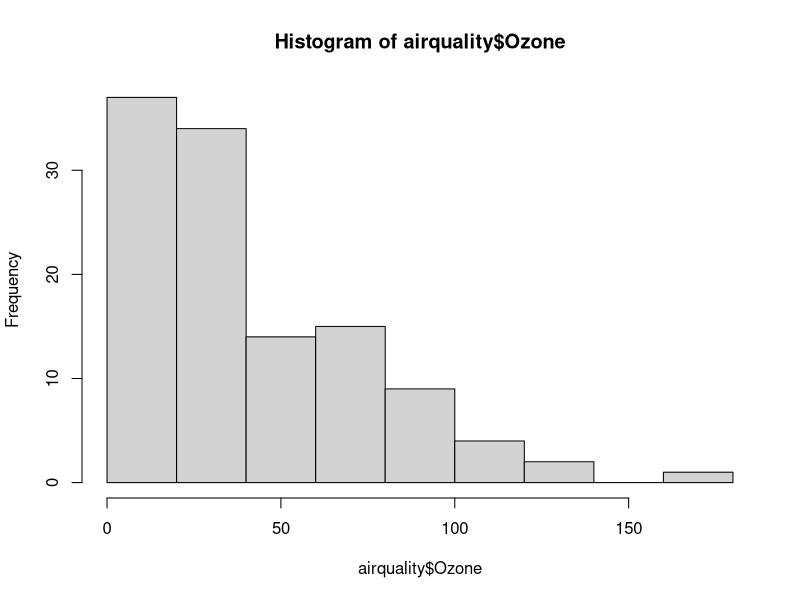
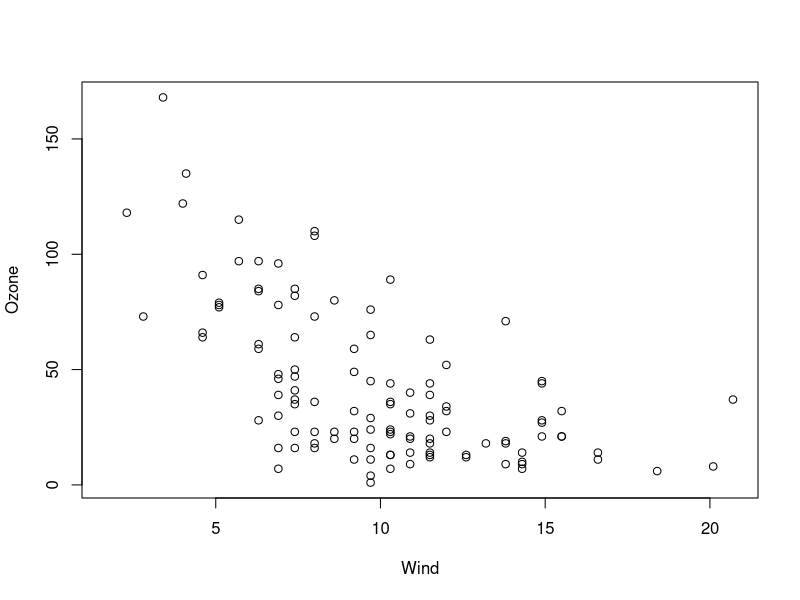
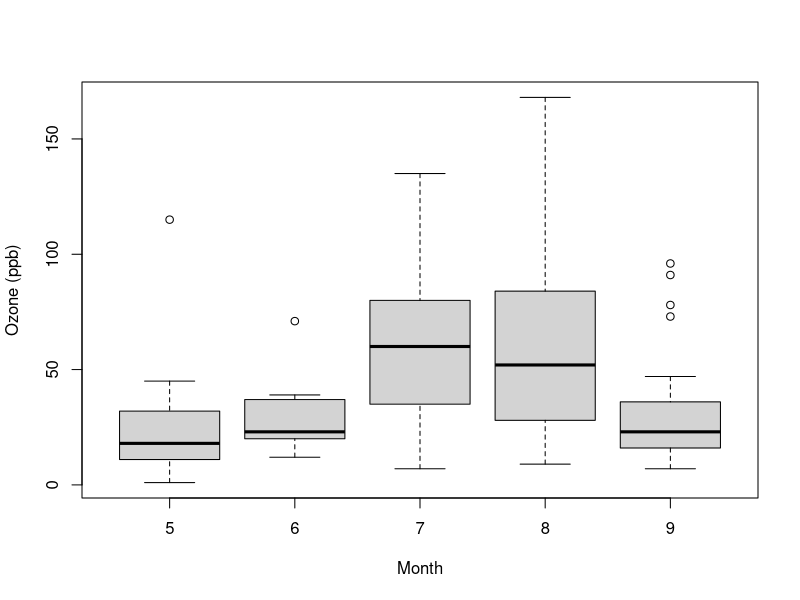
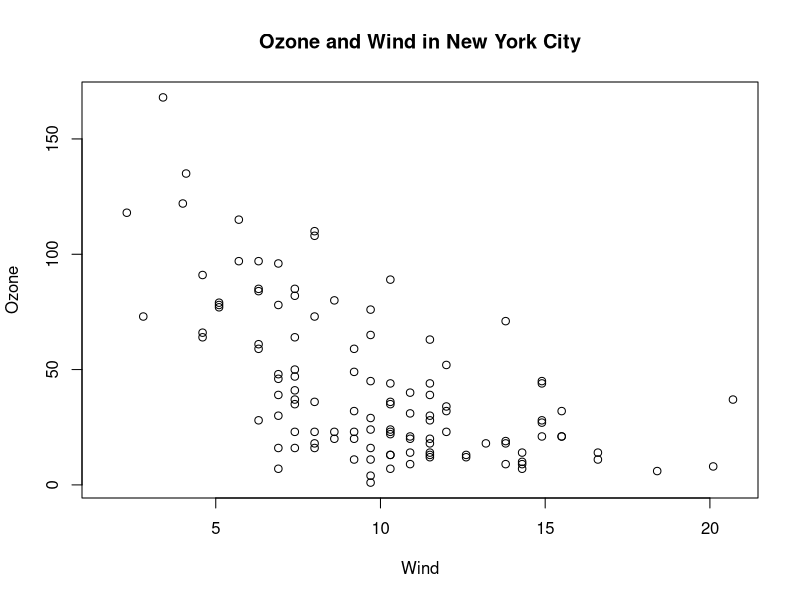
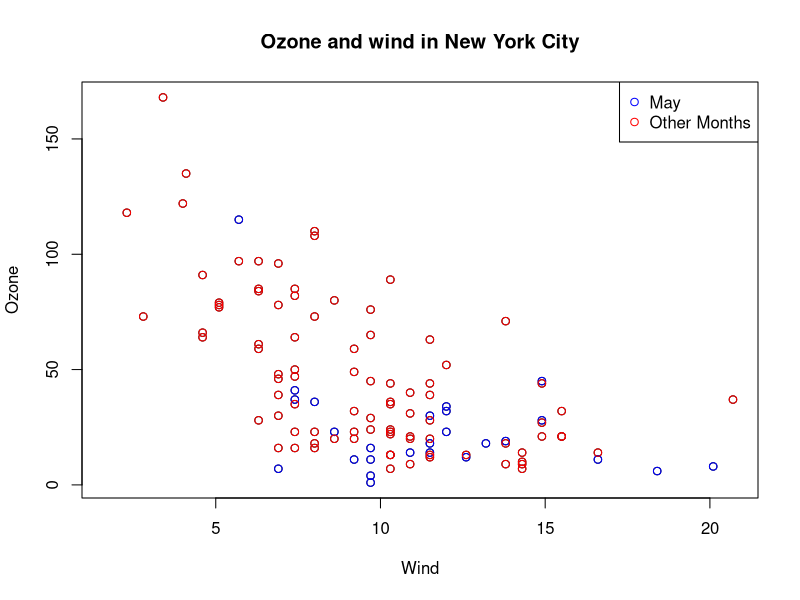
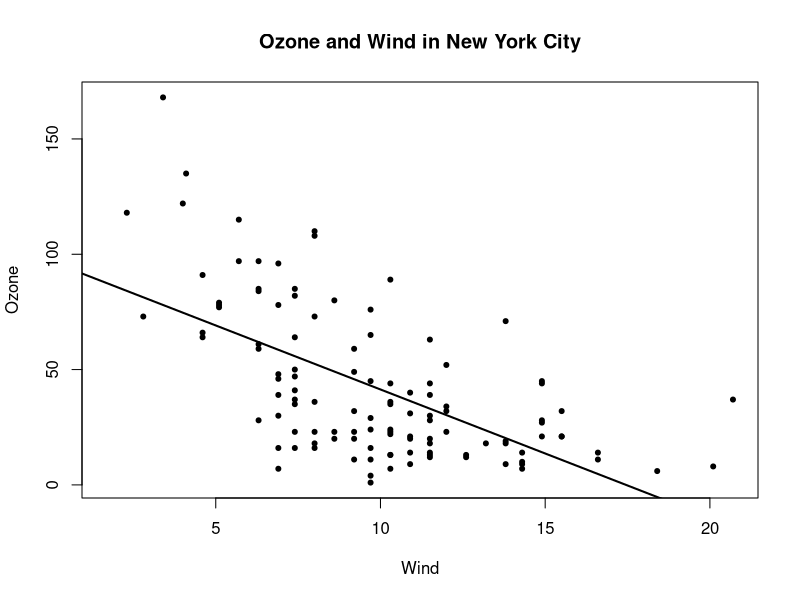
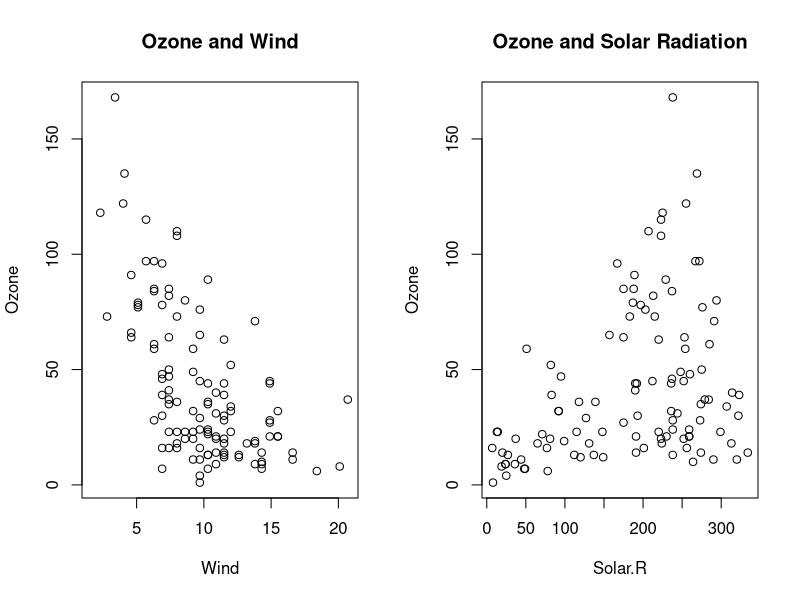
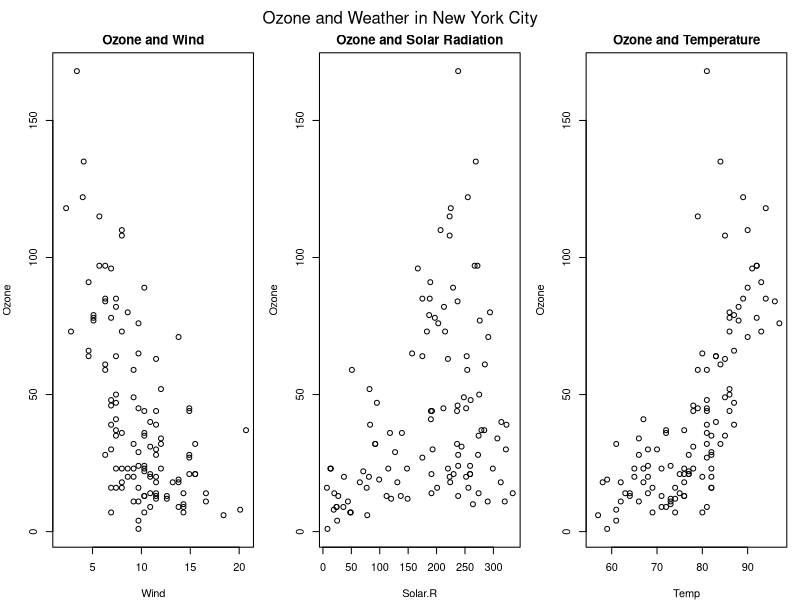

Write the R code that produced these figures, in order.
## ---- chunk 1
library(datasets)
## ---- chunk 2
hist(airquality$Ozone)
## ---- chunk 3
with(airquality, plot(Wind, Ozone))
## ---- chunk 4
airquality <- transform(airquality, Month = factor(Month))
boxplot(Ozone ~ Month, airquality, xlab = "Month", ylab = "Ozone (ppb)")
## ---- chunk 5
dplyr::glimpse(par())
## ---- chunk 6
with(airquality, plot(Wind, Ozone))
title(main = "Ozone and Wind in New York City")
## ---- chunk 7
with(airquality, plot(Wind, Ozone, main = "Ozone and wind in New York City"), type = "n")
with(subset(airquality, Month == 5), points(Wind, Ozone, col = "blue"))
with(subset(airquality, Month != 5), points(Wind, Ozone, col = "red"))
legend("topright", pch = 1, col = c("blue", "red"), legend = c("May", "Other Months"))
## ---- chunk 8
with(airquality, plot(Wind, Ozone, main = "Ozone and Wind in New York City", pch = 20))
model <- lm(Ozone ~ Wind, airquality)
abline(model, lwd = 2)
## ---- chunk 9
par(mfrow = c(1, 2))
with(airquality, {
  plot(Wind, Ozone, main = "Ozone and Wind")
  plot(Solar.R, Ozone, main = "Ozone and Solar Radiation")
})
## ---- chunk 10
par(mfrow = c(1, 3), mar = c(4, 4, 2, 1), oma = c(0, 0, 2, 0))
with(airquality, {
  plot(Wind, Ozone, main = "Ozone and Wind")
  plot(Solar.R, Ozone, main = "Ozone and Solar Radiation")
  plot(Temp, Ozone, main = "Ozone and Temperature")
  mtext("Ozone and Weather in New York City", outer = TRUE)
})
## ---- chunk 11
x <- rnorm(100)
hist(x)
## ---- chunk 12
par(pty = "s")
y <- rnorm(100)
plot(x, y)
## ---- chunk 13
par(pty = "s")
z <- rnorm(100)
plot(x, z)
## ---- chunk 14
example(points)
## ---- chunk 15
set.seed(123123)
par(pty = "s")
x <- rnorm(100)
y <- rnorm(100)
plot(x, y, pch = 20, xlab = "Weight", ylab = "Height")
title("Scatterplot")
text(-2, -2, "Label")
legend("topleft", legend = "Data", pch = 20)
fit <- lm(y ~ x)
abline(fit, lwd = 2, col = "blue")
## ---- chunk 16
z <- rpois(100, 2)
par(mfrow = c(1, 2))
plot(x, y, pch = 20)
plot(x, z, pch = 19)
## ---- chunk 17
with(faithful, plot(eruptions, waiting))
title(main = "Old Faithful Geyser data")
## ---- chunk 18
png(file = "myplot.png")
with(faithful, plot(eruptions, waiting))
title(main = "Old Faithful Geyser data")
dev.off()
## ---- chunk 19
with(faithful, plot(eruptions, waiting))
title(main = "Old Faithful Geyser data")
dev.copy(svg, file = "geyserplot.svg")
dev.off()
